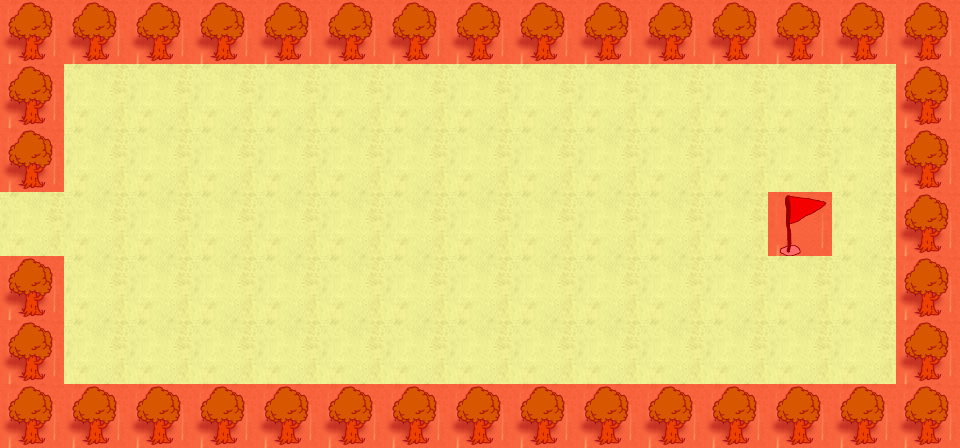

Below is a game level as drawn by its tile map, then a one-line description and the .tmx that defines it (tile-layer data replaced by summaries):
An orthogonal 15x7 tile map with 64x64 px tiles, 3 tile layers (ground, foreground, SpecialLayer), 8 tilesets and 11 objects (characters/player/player, characters/npcs/myla/myla, characters/npcs/snake/snake1, characters/npcs/snake/snake2, characters/npcs/snake/snake3, ...).

<map version="1.0" orientation="orthogonal" renderorder="right-down" width="15" height="7" tilewidth="64" tileheight="64" nextobjectid="24">
 <tileset firstgid="1" name="water" tilewidth="64" tileheight="64">
  <image source="../../../../tiles/water.png" width="320" height="1216" />
 </tileset>
 <tileset firstgid="96" name="jungle" tilewidth="64" tileheight="64">
  <image source="../../../../tiles/jungle.png" width="320" height="1216" />
 </tileset>
 <tileset firstgid="191" name="paths" tilewidth="64" tileheight="64">
  <image source="../../../../tiles/paths.png" width="320" height="1216" />
 </tileset>
 <tileset firstgid="286" name="objects" tilewidth="64" tileheight="64">
  <image source="../../../../tiles/objects.png" width="320" height="1216" />
 </tileset>
 <tileset firstgid="381" name="sand" tilewidth="64" tileheight="64">
  <image source="../../../../tiles/sand.png" width="320" height="1216" />
 </tileset>
 <tileset firstgid="476" name="walls" tilewidth="64" tileheight="64">
  <image source="../../../../tiles/walls.png" width="320" height="1216" />
 </tileset>
 <tileset firstgid="571" name="special" tilewidth="64" tileheight="64">
  <image source="../../../../tiles/special.png" width="320" height="1216" />
 </tileset>
 <tileset firstgid="666" name="0" tilewidth="64" tileheight="64">
  <image source="../../../../objects/checkpoint/sprites/0.png" width="64" height="64" />
 </tileset>
 <layer name="ground" width="15" height="7">
  <data>[105 cells, 105 non-empty, 1 distinct tile ids]</data>
 </layer>
 <layer name="foreground" width="15" height="7">
  <data>[105 cells, 40 non-empty, 2 distinct tile ids]</data>
 </layer>
 <objectgroup name="Object Layer 1">
  <object id="1" name="characters/player/player" gid="286" x="64" y="256" width="64" height="64" />
  <object id="5" name="characters/npcs/myla/myla" gid="286" x="0" y="256" width="64" height="64" />
  <object id="8" name="characters/npcs/snake/snake1" gid="286" x="384" y="384" width="64" height="64" />
  <object id="11" name="characters/npcs/snake/snake2" gid="286" x="192" y="128" width="64" height="64" />
  <object id="12" name="characters/npcs/snake/snake3" gid="286" x="192" y="384" width="64" height="64" />
  <object id="13" name="characters/npcs/snake/snake4" gid="286" x="704" y="128" width="64" height="64" />
  <object id="14" name="characters/npcs/snake/leader" gid="286" x="832" y="256" width="64" height="64" />
  <object id="15" name="characters/npcs/snake/snake5" gid="286" x="576" y="384" width="64" height="64" />
  <object id="16" name="characters/npcs/snake/snake6" gid="286" x="384" y="192" width="64" height="64" />
  <object id="20" name="characters/npcs/snake/snake7" gid="286" x="512" y="128" width="64" height="64" />
  <object id="23" name="tile_trigger/leave_hall" gid="292" x="0" y="256" width="64" height="64" />
 </objectgroup>
 <layer name="SpecialLayer" width="15" height="7">
  <data>[105 cells, 40 non-empty, 1 distinct tile ids]</data>
 </layer>
</map>
